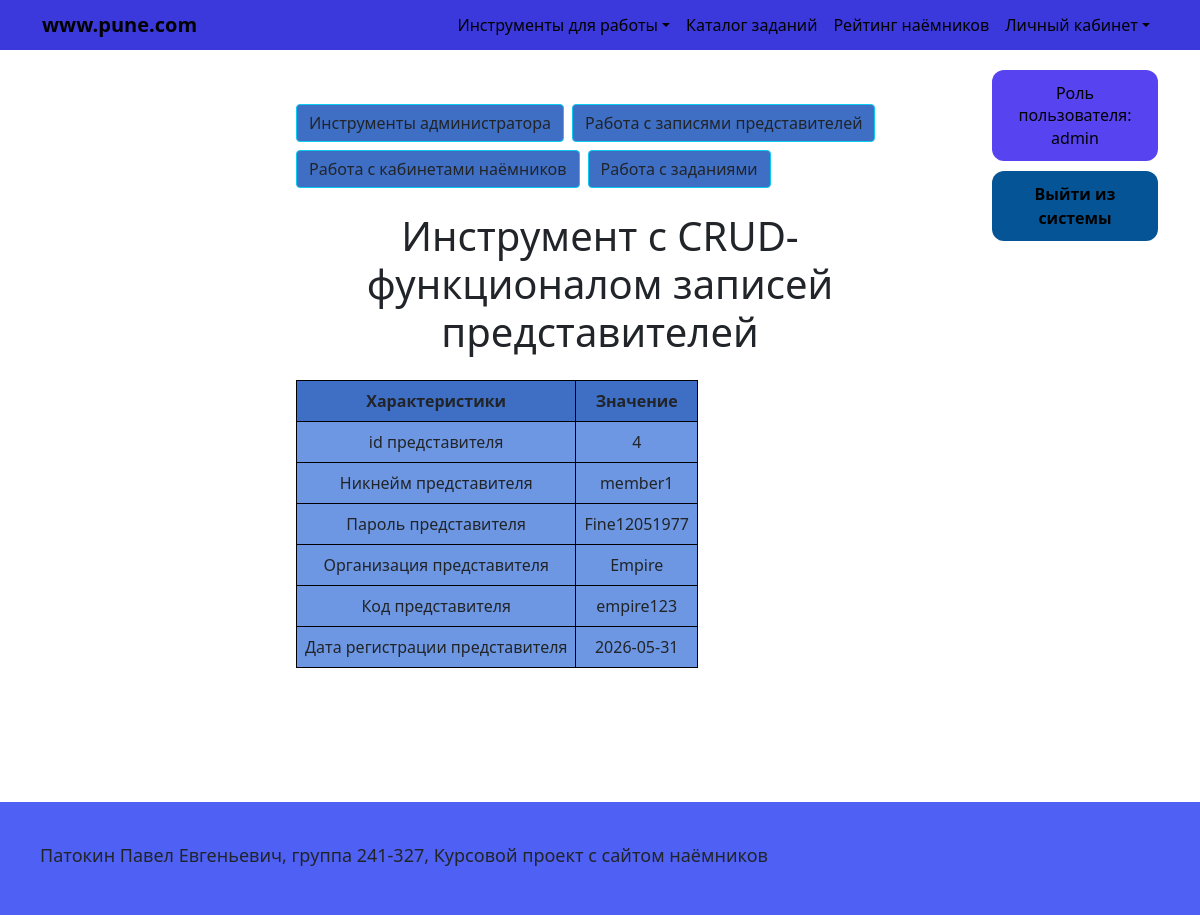
The page /READ_table_member/4 (signed in) on the database its author committed.
### app/models.py (models this page shows)
class User(db.Model, UserMixin):
    __tablename__ = "users"
    id = db.Column(db.Integer, primary_key=True)
    username = db.Column(db.Text, unique=True, nullable=False)
    password = db.Column(db.Text, nullable=False)
    registration_date = db.Column(db.Date)
    mercenary = db.relationship("Mercenary", back_populates="user", uselist=False, cascade="all, delete-orphan",)
    member = db.relationship("Member", back_populates="user", uselist=False, cascade="all, delete-orphan",)
    administrator = db.relationship("Administrator", back_populates="user", uselist=False, cascade="all, delete-orphan",)
    @property
    def role(self):
        if self.administrator:
            return "admin"
        if self.member:
            return "member"
        if self.mercenary:
            return "mercenary"
        return None

class Member(db.Model):
    __tablename__ = "members"
    id_member = db.Column(db.Integer, db.ForeignKey("users.id"), primary_key=True)
    fraction = db.Column(db.Text)
    fraction_code = db.Column(db.Text)
    user = db.relationship("User", back_populates="member")

### app/app.py (the view)
@app.route('/READ_table_member/<int:id>', methods=['GET', 'POST'])
@check_rights(["admin"])
def READ_table_member(id):
    user_role = auth() # Функция, которая отображает роль, если пользователь регистрировался или не регистрировался
    member = (User.query
          .join(Member, User.id == Member.id_member)
          .filter(User.id == id)
          .first()) #Поставляем данные нужного пользователя по его id
    return render_template('admin_tables/READ_table_member.html', user_role=user_role, member=member)

### app/app.py (called while the page is built)
def check_rights(roles):
    def decorator(f):
        @wraps(f)
        def wrapper(*args, **kwargs):
            if not current_user.is_authenticated or current_user.role not in roles:
                flash("У вас недостаточно прав для доступа к данной странице.", "danger")
                return redirect(url_for('main_page'))
            if not current_user.is_authenticated:
                flash("Сначала войдите в систему", "danger")
                return redirect(url_for('authentication'))
            if current_user.role not in roles:
                flash("У вас недостаточно прав для доступа к данной странице.", "danger")
                return redirect(url_for('main_page'))
            return f(*args, **kwargs)
        return wrapper
    return decorator

@login_manager.user_loader
def load_user(user_id):
    return User.query.get(int(user_id))

@app.before_request
def before_request():
    if current_user.is_authenticated:
        user_id = int(current_user.id)
    else:
        user_id = None

def auth():
    if current_user.is_authenticated:
        return current_user.role
    else:
        return "none"

### app/templates/admin_tables/READ_table_member.html
{% extends 'base.html' %}
{% block content %}
    <link rel="stylesheet" href="{{ url_for('static', filename='CRUD_table.css') }}">
    <div class="container py-4">
        <div class="d-flex flex-wrap gap-2 mb-4">
            <a class="btn btn-info text-dark" href="{{ url_for('admin') }}">Инструменты администратора</a>
            <a class="btn btn-info text-dark" href="{{ url_for('CRUD_table_member') }}">Работа с записями представителей</a>
            <a class="btn btn-info text-dark" href="{{ url_for('CRUD_table_mercenary') }}">Работа с кабинетами наёмников</a>
            <a class="btn btn-info text-dark" href="{{ url_for('CRUD_table_task') }}">Работа с заданиями</a>
        </div>
        <h1 class="mb-4">Инструмент с CRUD-функционалом записей представителей</h1>
        <table class="table table-bordered align-middle text-center w-auto">
            <thead>
                <tr>
                    <th>Характеристики</th>
                    <th>Значение</th>
                </tr>
            </thead>
            <tbody>
                <tr>
                    <td>id представителя</td>
                    <td>{{ member.id }}</td>
                </tr>
                <tr>
                    <td>Никнейм представителя</td>
                    <td>{{ member.username }}</td>
                </tr>
                <tr>
                    <td>Пароль представителя</td>
                    <td>{{ member.password }}</td>
                </tr>
                <tr>
                    <td>Организация представителя</td>
                    <td>{{ member.member.fraction }}</td>
                </tr>
                <tr>
                    <td>Код представителя</td>
                    <td>{{ member.member.fraction_code }}</td>
                </tr>
                <tr>
                    <td>Дата регистрации представителя</td>
                    <td>{{ member.registration_date }}</td>
                </tr>
            </tbody>
        </table>
    </div>
{% endblock %}

### app/static/base.css (style rules this page uses)
:root { --header-bg: #3b39db; --link-color: #000000; --link-hover: #000000; --link-hover-zone: #262ed3; --menu-bg: #7d63e0; --menu-item: #000000; --menu-hover: #6a4fc9; --main-bg-color: #5743EF; --page-border: #642c7b; --auth-btn: #055596; --auth-btn-hover: #184072; --footer-bg: #4f60f4; }

### app/static/CRUD_table.css (style rules this page uses)
:root { --header-bg: #3b39db; --link-color: #000000; --link-hover: #000000; --link-hover-zone: #262ed3; --menu-bg: #7d63e0; --menu-item: #000000; --menu-hover: #6a4fc9; --main-bg-color: #5743EF; --page-border: #642c7b; --auth-btn: #055596; --auth-btn-hover: #184072; --table-border-color: #000000; --table-thead-color: #3F6EC5; --table-tbody-color: #6E97E3; --btn-sm: #1661EB; --common-text-color: #000000; }
table { border-color: var(--table-border-color); }
thead { background-color: var(--table-thead-color); border-color: var(--table-border-color); }
tbody { background-color: var(--table-tbody-color); border-color: var(--table-border-color); }
.btn-info { background-color: var(--table-thead-color); }

### rows shown on the page
User: id "4", username "member1", password "Fine12051977", registration_date "2026-05-31"
Member: member.fraction "Empire", member.fraction_code "empire123"

### other values the page prints
{{ user_role }} "admin"
